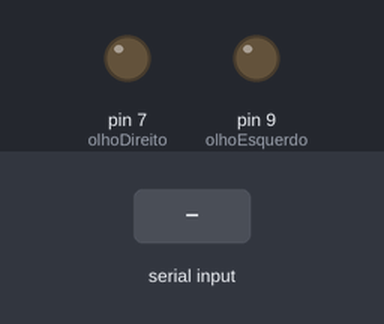
Recording of a sketch running on a simulated Arduino Uno, built with avr-gcc and run on an emulated ATmega328P. Parts: output pins drawn as LEDs (lit = HIGH). Inputs (shaded band) come from the test bench. What the sketch prints to the serial monitor is not drawn.

Above: at 1.2 s.
1.3 s: "1" received over Serial
At 1.7 s:
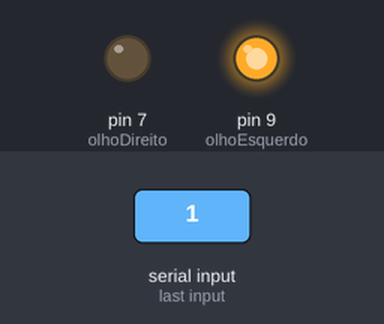
Timing chart, 0 to 4.3 s (numbered marks = the images above; inputs shaded):
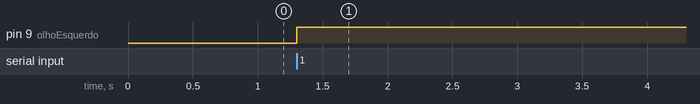

Measured:
- after the input at 1.3 s, pin 9 (olhoEsquerdo): LOW → HIGH at once

The sketch:

Projeto_Madruga.ino
```cpp
//Declaração das constantes
const int olhoEsquerdo = 9;
const int olhoDireito = 7;
//Método setup, executado uma vez ao ligar o Arduino.
void setup() {
  pinMode(olhoEsquerdo,OUTPUT);   //Definindo o pino digital 8 como de saída.
  pinMode(olhoDireito,OUTPUT);
 Serial.begin(9600); //Definindo o pino digital 2 como pino de entrada.
}

//Método loop, executado enquanto o Arduino estiver ligado.
void loop() {

 // if(Serial.available()){
    if(Serial.read() == '1'){
      digitalWrite(olhoEsquerdo,HIGH);
    }

    if(Serial.read() == '-1'){
      digitalWrite(olhoDireito,HIGH);
    }

    Serial.println(Serial.read());

//  }
}
```
